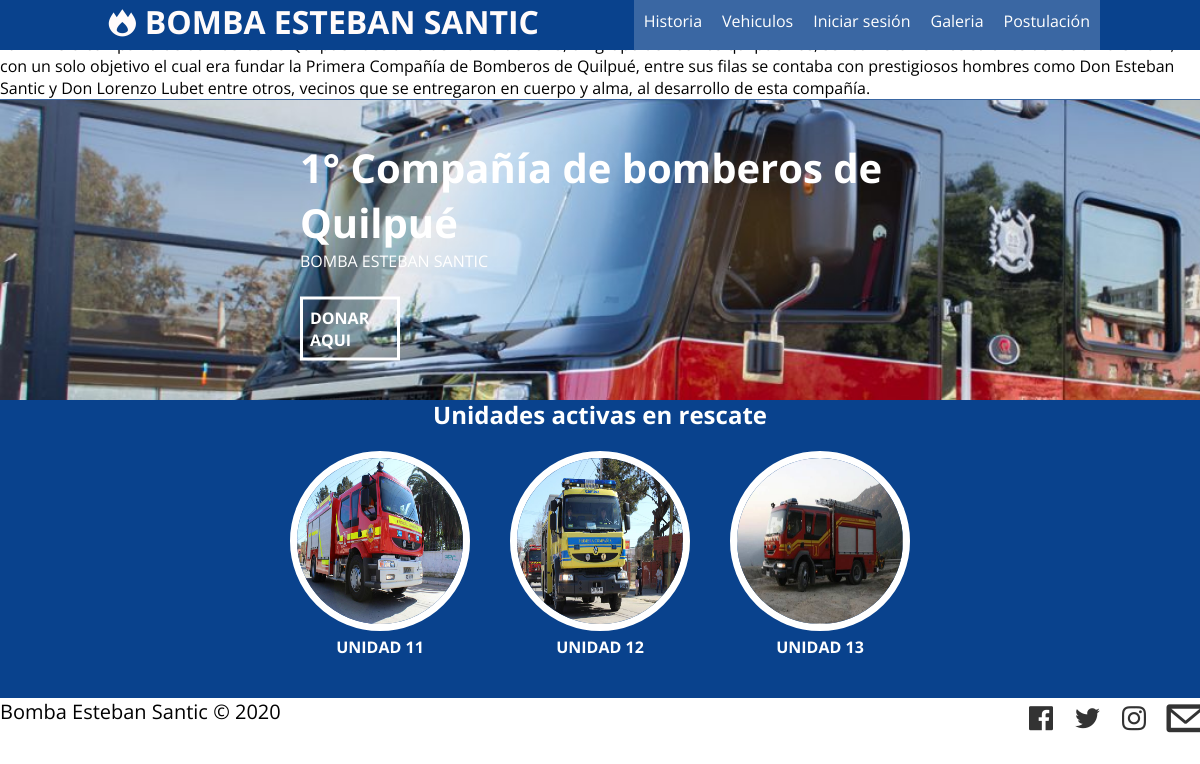
Before: /listar_automoviles/ with the older database file.
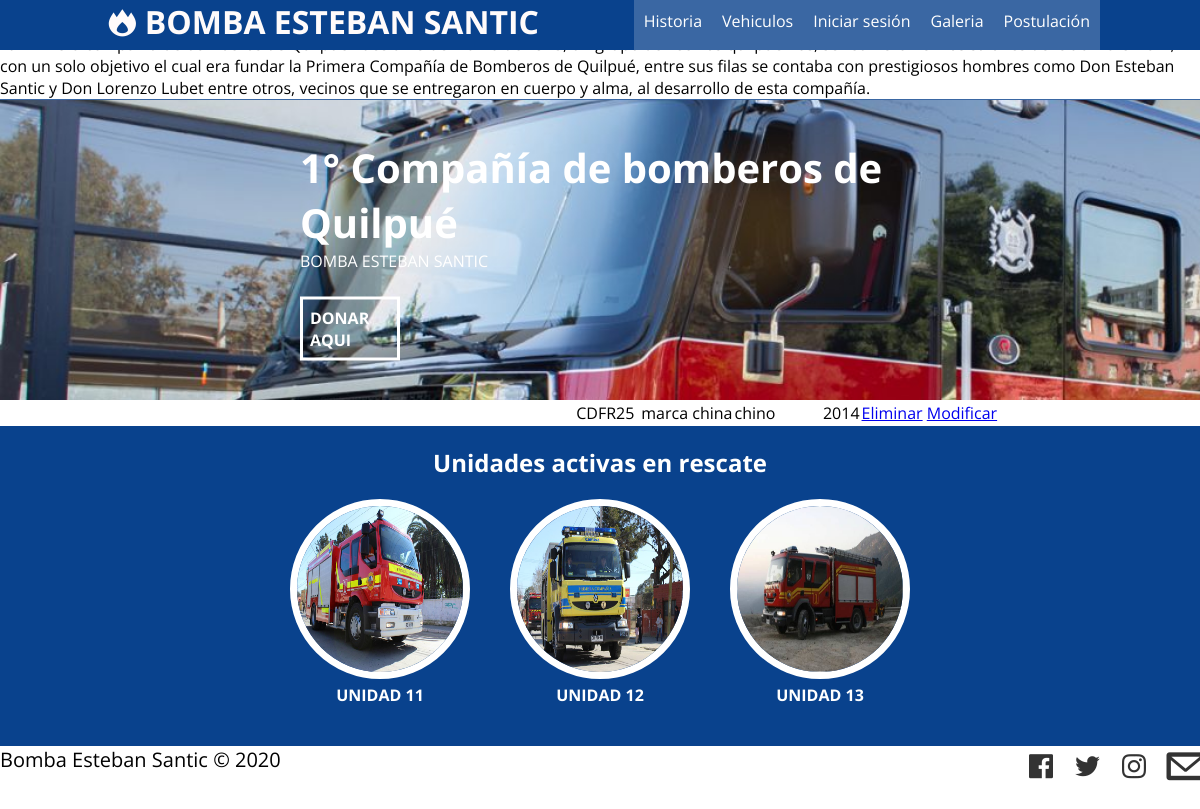
After: the same page with the newer database file.
### blog/models.py (models this page shows, shortened)
class Automovil(models.Model):
    patente = models.CharField(max_length=10, unique=True)
    modelo = models.CharField(max_length=50)
    anio = models.IntegerField(verbose_name='año')
    marca = models.ForeignKey(Marca, on_delete=models.CASCADE)
    class Meta:
        verbose_name = "Automovil"
        verbose_name_plural = "Automoviles"

class Marca(models.Model):
    nombre = models.CharField(max_length=50)
    descripcion = models.CharField(max_length=200)
    def __str__(self):
        return self.nombre

### blog/views.py (the view)
# urls.py: path('listar_automoviles/', views.listar_automoviles, name="listar_autmoviles"),
def listar_automoviles(request):
    autos = Automovil.objects.all()
    return render(request, 'blog/listar_automoviles.html', {
        'autos': autos
    })

### blog/templates/blog/listar_automoviles.html (shortened to what this page needs)
{% extends "blog/base.html" %}
{% block content %}
     {% load static %}
    <h1>Listado de vehiculos de la compañía</h1>
    <table>
        <tr>
            <th>Patente</th>
            <th>Marca</th>
            <th>Modelo</th>
            <th>Año</th>
            <th>
            </th>
        </tr>
        {% for a in autos %}
            <tr>
                <td>{{a.patente}}</td>
                <td>{{a.marca}}</td>
                <td>{{a.modelo}}</td>
                <td>{{a.anio}}</td>
                <td>
                    <a href="{% url 'eliminar_automovil' a.id %}">Eliminar</a>
                    <a href="{% url 'modificar_automovil' a.id %}">Modificar</a>
                </td>
             </tr>
        {% endfor %}
    </table>
{% endblock %}

### blog/templates/blog/base.html (shortened to what this page needs)
{% load static %}
<!DOCTYPE html>
<html lang="en">
<head>
{% load static %}
    {% load pwa %}
    <link rel="stylesheet" href="{% static 'blog/css/fontello.css' %}">
    <link rel="stylesheet" href="{% static 'blog/css/formulario.css' %}">
    <link rel="stylesheet" href="{% static 'blog/css/banner.css' %}">
    <link rel="stylesheet" href="{% static 'blog/css/menu.css' %}">
    <link rel="stylesheet" href="{% static 'blog/css/style.css' %}">
    <link rel="stylesheet" href="{% static 'blog/css/carrousel.css' %}">
<body>
 <header>
     <div class="contenedor">
         <h1 class="icon-fire-station">BOMBA ESTEBAN SANTIC</h1>
         <nav class="menu">
            <a href="" target="#">Historia</a>
            <a href="{% url 'vehiculos'%}" target="#">Vehiculos </a>
            {% if user.is_authenticated %}
            <a href="#">Usuario: {{ user.username }}</a>
            <a href="{% url 'logout' %}">Cerrar sesión</a>
            {% else %}
            <a href="{% url 'login' %}">Iniciar sesión</a>
            {% endif %}
            <a href="{% url 'galeria'%}">Galeria</a>
            <a href="{% url 'formulario'%}">Postulación</a>
         </nav>
     </div>
    </header>
    <main>
        <section id="banner">
            <img src="{% static 'blog/imagenes/Bomberos_equipo.jpg' %}">
            <div class="contenedor2">
                <h2>1° Compañía de bomberos de Quilpué</h2>
                <p>BOMBA ESTEBAN SANTIC</p>
                <h4> <a href="#">DONAR AQUI</a> </h4>
            </div>
        </section>
        <section id= "bienvenidos">
            <h2>BIENVENIDOS A NUESTRO SITIO</h2>
            <p>La Primera compañía de bomberos de Quilpué nace un 8 de marzo de 1925, un grupo de vecinos quilpueínos, se reunieron en los salones del club “La Unión”, con un solo objetivo el cual era fundar la Primera Compañía de Bomberos de Quilpué, entre sus filas  se contaba con prestigiosos hombres como Don Esteban Santic y Don Lorenzo Lubet entre otros, vecinos que se entregaron en cuerpo y alma, al desarrollo de esta compañía.</p>
        </section>
        <section id="blog">
            <h3> Noticias recientes </h3>
        </section>
            {% block content %}
            {% endblock  %}
        <section id="info">
            <h2>Unidades activas en rescate</h2>
            <div class="contenedor4">
                <div class="info-unidad">
                    <img src="{% static 'blog/imagenes/unidad11.jpg' %}" alt="unidad11">
                    <h4>UNIDAD 11</h4>
                </div>
                <div class="info-unidad">
                    <img src="{% static 'blog/imagenes/unidad12.jpg' %}" alt="unidad12">
                    <h4>UNIDAD 12</h4>
                </div>
                <div class="info-unidad">
                    <img src="{% static 'blog/imagenes/unidad13.jpg' %}" alt="unidad13">
                    <h4>UNIDAD 13</h4>
                </div>
            </div>
        </section>
    </main>
    <footer>
        <div class="contenedor5">
            <p class="copy">Bomba Esteban Santic &copy; 2020</p>
            <div class="sociales">
                <a class="icon-facebook-official" href="#"></a>
                <a class="icon-twitter" href="#"></a>
                <a class="icon-instagram" href="#"></a>
                <a class="icon-mail" href="#"></a>
            </div>
        </div>
    </footer>
</body>
</html>

### blog/static/blog/css/formulario.css (style rules this page uses)
body { background: #fff; margin: 0; }
h3 { background: rgb(58, 103, 163); color:#fff; text-align: center; margin: 0; font-size: 30px; margin-bottom: 20px; }

### blog/static/blog/css/banner.css (style rules this page uses)
#banner { margin-top: 100px; position: absolute; }
#banner img { width: 150%; height: 150%; }
#banner .contenedor2 { position: absolute; top: 50%; left: 50%; transform: translateX(-50%) translateY(-50%); color: #ffffff; }
#banner h2 { font-size: 28px; }
#banner a { display: block; width: 100px; color: #ffffff; text-decoration: none; padding: 7px; margin-top: 10px; border: 3px solid #ffffff; }
@media (min-width: 480px) { #banner h2 { font-size: 40px; } }
@media (min-width: 480px) { #banner a { margin-top: 25px; } }
@media (min-width: 768px) { #banner { height: 300px; overflow: hidden; } }
@media (min-width: 768px) { #banner img { height: auto; margin-top: -100px; } }
@media (min-width: 1024px) { #banner img { margin-top: -350px; } }

### blog/static/blog/css/menu.css (style rules this page uses)
.menu { position: absolute; top: 50px; left: 0; width: 100%; height: 100vh; background: rgb(58, 103, 163); transition: all 0.5s; transform: translateX(-100%); }
.menu a { display: block; color:#fff; height: 50px; text-decoration: none; padding: 10px; border-bottom: 1 px solid rgba(255,255,255,0.3); }
@media (min-width:1024px) { .menu { position: static; width: auto; height: auto; transform: translateX(0%); float: right; display: flex; } }
@media (min-width:1024px) { .menu a { border: none; } }

### blog/static/blog/css/style.css (style rules this page uses)
* { margin: 0; padding: 0; box-sizing: border-box; }
body { font-family: 'Open Sans', sans-serif; }
header { width: 100%; height: 50px; background: rgb(9, 66, 141); color: rgb(255, 251, 251); position: fixed; top: 0; left: 0; z-index: 100; }
.contenedor { width: 98%; margin: auto; }
h1 { float: left; }
header .contenedor { display: table; }
section { width: 100%; }
#bienvenidos { margin-top: 5%; }
#bienvenidos h2 { text-align: center; background: rgb(58, 103, 163); color: #fff; }
#bienvenidos p { margin-top: 0px; }
footer .contenedor5 { display: flex; flex-wrap: wrap; justify-content: center; padding-bottom: 25px; }
.copy { font-size: 20px; text-align: center; }
.sociales { width: 100%; text-align: center; font-size: 28px; }
.sociales a { color: #333; text-decoration: none; }
@media (min-width:768px) { .sociales { width: auto; } }
@media (min-width:768px) { footer .contenedor5 { justify-content: space-between; } }
@media (min-width:1024px) { .contenedor { width: 1000px; } }
@media (min-width:1024px) { #bienvenidos { margin-top: 0; } }

### blog/static/blog/css/blog.css (style rules this page uses)
#blog h3, h5 { text-align: center; }
#blog h3 { background: rgb(58, 103, 163); color:#fff; text-align: center; margin: 0; font-size: 30px; margin-bottom: 20px; }

### blog/static/blog/css/info.css (style rules this page uses)
#info { background: rgb(9, 66, 141); color: #fff; text-align: center; padding: 20px; }
#info .contenedor4 { display: flex; flex-wrap: wrap; justify-content: center; }
.info-unidad { margin: 20px; }
.info-unidad img { width: 180px; height: 180px; border-radius: 60%; border: 7px solid #fff; }
@media (min-width: 480px) { .info-unidad { width: 40%; } }
@media (min-width: 1024px) { .info-unidad { width: auto; } }

Changed rows visible on the page:
added Automovil: patente "CDFR25", marca "marca china", modelo "chino", anio "2014"
